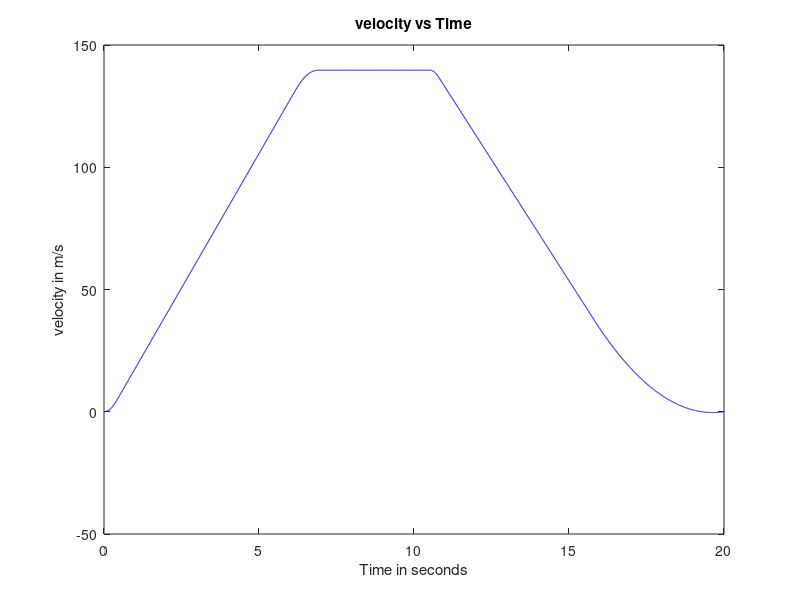

Here is the MATLAB script that generated this plot:
t1 = 0:.01:.4;
v1 = 27.5*t1.^2;
s1 = 9.1666*(t1.^3);
a1 = 55*t1;
j1 = 55+t1-t1;

t2 = .4:.01:6.2;
v2 = 22*t2-4.4;
a2 = 22;
j2 = 0+t2-t2;
s2 = 11*(t2.^2)-(4.4*t2)+1;

t3 = 6.2:0.01:6.85;
v3 = (-15.7143*((t3).^2)+216.8571*(t3)-608.5);
a3 = (-31.4286*t3)+216.8571;
j3 = -31.4286+t3-t3;
s3 = (-5.2381.*((t3).^3)+108.42855*(t3.^2)-608.5*t3+1249);

t4 = 6.85:0.01:10.55;
v4 = 139.70+t4-t4;
a4 = 0;
j4 = 0+t4-t4;
s4 = 139.70*t4-472+t4-t4;

t5 = 10.55:0.01:10.85;
v5 = (-33*(t5).^2)+693*t5-3498.5;
a5 = (-66*(t5))+693;
j5 = -66+t5-t5;
s5 = (-11*t5.^3)+(346.5*t5.^2)-3498.5*t5+12262;

t6 = 10.85:0.01:15.8;
v6 = 350.6-19.8*t6;
a6 = -19.8;
j6 = 0+t6-t6;
s6 = 350.6*t6-9.9*(t6.^2)-1595;

t7 = 15.8:0.01:20;
v7 = 2.57539*t7.^2-101.1825*t7+993.492;
a7 = 5.15078*t7-101.1825;
j7 = 5.15078+t7-t7;
s7 = 0.85846*t7.^3-50.59125*t7.^2+993.492*t7-4980.8;

%plot(t1,a1,'blue',t2,a2,'blue',t3,a3,'blue',t4,a4,'blue',t5,a5,'blue',t6,a6,'blue',t7,a7,'blue')
plot(t1,v1,'blue',t2,v2,'blue',t3,v3,'blue',t4,v4,'blue',t5,v5,'blue',t6,v6,'blue',t7,v7,'blue')
%plot(t1,s1,'red',t2,s2,'red',t3,s3,'red',t4,s4,'red',t5,s5,'red',t6,s6,'red',t7,s7,'red')
%plot(t1,j1,t2,j2,t3,j3,t4,j4,t5,j5,t6,j6,t7,j7)
%plot(t5,s5)
title ('velocity vs Time')
xlabel ('Time in seconds')
ylabel ('velocity in m/s')


